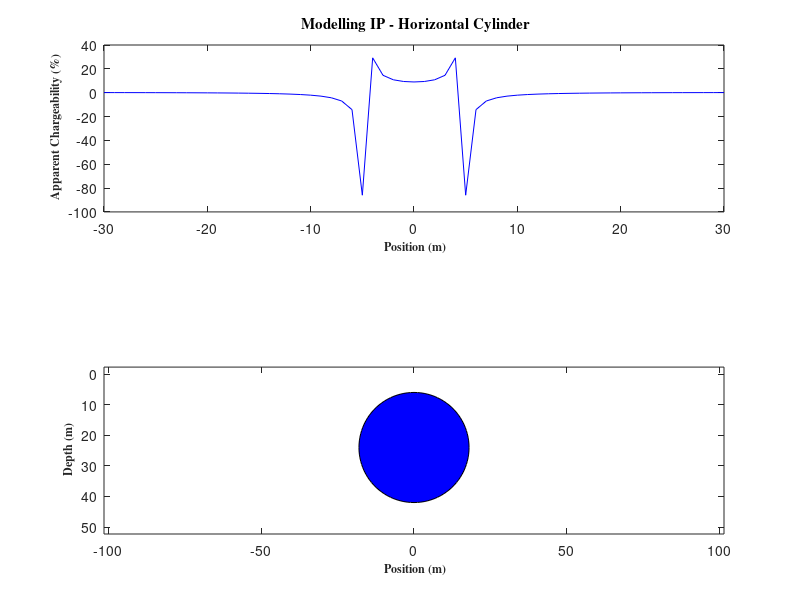

Here is the MATLAB script that generated this plot:
% Copyright: 2018 - Teknik Geofisika, Universitas Pertamina
% URL: https://sites.google.com/site/metkomup/programming
% Cite: M.F.R. Auly, et. al. 2018. Forward modelling metode IP. http://doi.org/10.5281/zenodo.1187228

clear; close; clc;
R = 18; 
H = 24; 
P = -30:1:30; 
x0 = 0; 

m1 = 1; m2 = 5;
m = m2-m1; 
r = H/R;
%Iterasi untuk apparent chargeability
for i = 1:length(P)
    xs = P(i)-x0;
    q = xs/R;      
    F = (r*r-q*q)/((r*r+q*q)^2);
    ma(i) = (m*F)/(2+m*(F-1));  
end

subplot(5,1,[1 2]) %Ploting kurva apparent chargeability
plot(P,ma,'-','color','b','MarkerSize',15);
xlim([min(P) max(P)]);       
xlabel('\bf \fontsize{12}\fontname{Times}Position (m)');          
ylabel('\bf \fontsize{12}\fontname{Times}Apparent Chargeability (%)');
title('\bf \fontsize{15}\fontname{Times}Modelling IP - Horizontal Cylinder');

subplot(5,1,[4 5]) %Ploting kurva model silinder horizontal
th = 0:pi/50:2*pi;
xunit = R*cos(th)+x0;
yunit = R*sin(th)+H;
fill(xunit,yunit,'b');
xlim([x0-r-100 x0+r+100]);
set(gca,'ydir','reverse');
axis equal
xlabel('\bf \fontsize{12}\fontname{Times}Position (m)'); 
ylabel('\bf \fontsize{12}\fontname{Times}Depth (m)');



